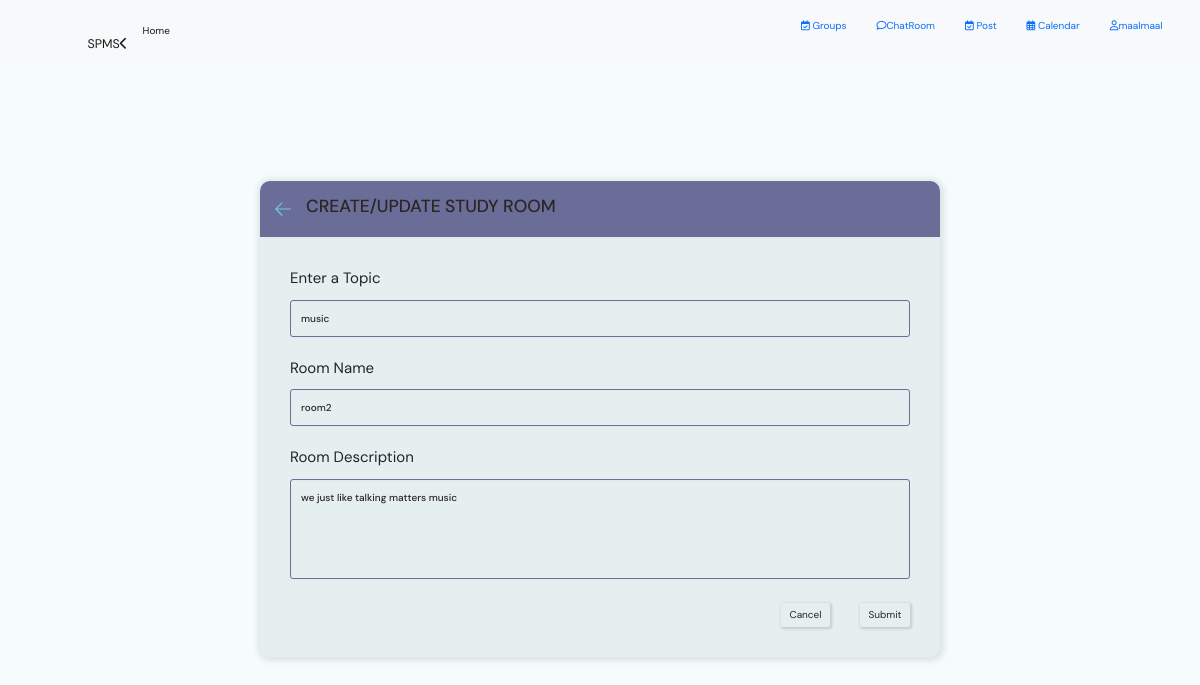
The app's page /update-room/2/ (signed in) with its own data.
### main/models.py (models this page shows, shortened)
class Room(models.Model):
    host = models.ForeignKey(User, on_delete=models.SET_NULL, null=True)
    topic = models.ForeignKey(Topic, on_delete=models.SET_NULL, null=True)
    name = models.CharField(max_length=200)
    description = models.TextField(null=True, blank=True)
    participants = models.ManyToManyField(
        User, related_name='participants', blank=True)
    updated = models.DateTimeField(auto_now=True)
    created = models.DateTimeField(auto_now_add=True)
    class Meta:
        ordering = ['-updated', '-created']

class Topic(models.Model):
    name = models.CharField(max_length=200)

### main/views.py (the view, shortened to what this page needs)
# urls.py: path('update-room/<str:pk>/', views.updateRoom, name="update-room"),
@login_required(login_url='login')
def updateRoom(request, pk):
    room = Room.objects.get(id=pk)
    form = RoomForm(instance=room)
    topics = Topic.objects.all()
    if request.user != room.host:
        return HttpResponse('Your are not allowed here!!')
    context = {'form': form, 'topics': topics, 'room': room}
    return render(request, 'main/room_form.html', context)

### main/forms.py
class RoomForm(forms.ModelForm):
    class Meta:
        model = Room
        fields = '__all__'
        exclude = ['host', 'participants']

### main/templates/main/room_form.html (shortened to what this page needs)
{% extends 'partials/main-chat.html' %}
{%load static%}
{% block content %}
<main class="create-room layout">
  <div class="container">
    <div class="layout__box">
      <div class="layout__boxHeader">
        <div class="layout__boxTitle">
          <a href="{{request.META.HTTP_REFERER}}">
            <svg version="1.1" xmlns="http://www.w3.org/2000/svg" width="32" height="32" viewBox="0 0 32 32">
              <title>arrow-left</title>
              <path
                d="M13.723 2.286l-13.723 13.714 13.719 13.714 1.616-1.611-10.96-10.96h27.625v-2.286h-27.625l10.965-10.965-1.616-1.607z">
              </path>
            </svg>
          </a>
          <h3>Create/Update Study Room</h3>
        </div>
      </div>
      <div class="layout__body">
        <form class="form" action="" method="POST">
          <div class="form__group">
            <label for="room_topic">Enter a Topic</label>
            <input required type="text" value="{{room.topic.name}}" name="topic" list="topic-list" />
          </div>
          <div class="form__group">
            <label for="room_name">Room Name</label>
            {{form.name}}
          </div>
          <div class="form__group">
            <label for="room_description">Room Description</label>
            {{form.description}}
          </div>
          <div class="form__action">
            <a class="btn btn--dark" href="{{request.META.HTTP_REFERER}}">Cancel</a>
            <button class="btn btn--main" type="submit">Submit</button>
          </div>
        </form>
      </div>
    </div>
  </div>
</main>
{% endblock content %}

### main/templates/partials/topnav.html (shortened to what this page needs)
{% extends 'partials/base.html'%}
{% block content%}
{% load static%}
<link rel="stylesheet" href="{% static 'css/topnav.css'%}">
{% block navbar%}
<section class="nav-section">
 <nav class="navbar navbar-expand-lg navbar-light bg-light">
  <div class="container-fluid">
    <a class="navbar-brand" href="#" style="padding-left:80px; padding-top:30px;">SPMS<i class="fa-solid fa-chevron-left"></i></a>
    <div class="collapse navbar-collapse" id="navbarSupportedContent">
      <ul class="navbar-nav me-auto mb-2 mb-lg-0">
        <li class="nav-item">
          <a class="nav-link active" aria-current="page" href="/home">Home</a>
        </li>
      </ul>
      <div class="d-flex">
        <ul style="display: flex;">
          <li class="nav-item" style="list-style: none; padding-right: 30px;">
            <a href="/group" style="text-decoration: none;"><i class="fa-regular fa-calendar-check"></i> Groups</a>
        </li>
          {%if group == 'lecturer'%}
          {% else %}
          <li class="nav-item" style="list-style: none; padding-right: 30px;">
            <a href="/chat" style="text-decoration: none; "><i class="fa-regular fa-comment"></i>ChatRoom</a>
          </li>
          {% endif %}
           {%if group == 'student'%}
           {% else %}
            <li class="nav-item" style="list-style: none; padding-right: 30px;">
                <a href="/create-post" style="text-decoration: none;"><i class="fa-regular fa-calendar-check"></i> Post</a>
            </li>
            {% endif %}
            <li class="nav-item" style="list-style: none; padding-right: 30px;">
                <a href="#" style="text-decoration: none;"><i class="fa-regular fa-calendar"></i> Calendar</a>
            </li>
            {% if user.is_authenticated%}
            <li class="nav-item" style="list-style: none; padding-right: 30px;">
                <a href="#" style="text-decoration: none;"><i class="fa-regular fa-user"></i>{{user.username}}</a>
            </li>
            {% else %}
            <li class="nav-item">
                <a class="nav-link" href="/login"> login</a>
            </li>
            {% endif %}
        </ul>
      </div>
    </div>
  </div>
  </nav>
    </section>
    {% endblock%}
{% endblock %}

### static/css/styles.css (style rules this page uses)
:root { --color-main: #73cae2; --color-main-light: #39e006; --color-dark: #e5eff0; --color-dark-medium: #7adfe8; --color-dark-light: #696d97; --color-light: #2b2525; --color-gray: #8b8b8b; --color-light-gray: #b2bdbd; --color-bg: #c4e1e6; --color-success: #5dd693; --color-error: #fc4b0b; }
* { font-family: "DM Sans", -apple-system, BlinkMacSystemFont, "Segoe UI", Roboto, Oxygen, Ubuntu, Cantarell, "Open Sans", "Helvetica Neue", sans-serif; margin: 0; padding: 0; box-sizing: border-box; text-rendering: optimizeLegibility; }
html { font-size: 56.25%; }
@media only screen and (min-width: 1200px) { html { font-size: 62.5%; } }
body { line-height: 1.6; font-weight: 400; font-size: 1.5rem; color: var(--color-light-gray); background-color: var(--color-bg); min-height: 100vh; }
a { display: inline-block; color: var(--color-main); text-decoration: none; }
.container { max-width: 120rem; width: 90%; margin: auto; }
.btn { background-color: transparent; border: none; display: inline-flex; align-items: center; gap: 1rem; cursor: pointer; transition: all ease-in-out 0.3s; padding: 1rem 2rem; border-radius: 5px; box-shadow: 1px 1px 3px 1px rgba(0, 0, 0, 0.15); font-weight: 500; }
.btn--main { background-color: var(--color-main); color: var(--color-dark); }
.btn--dark { background-color: var(--color-dark-light); color: var(--color-light); }
.layout { margin-top: 2.4rem; }
.layout > .container { display: flex; justify-content: space-between; align-items: flex-start; }
.layout__box { width: 90%; max-width: 48rem; min-height: 40rem; position: absolute; top: 50%; left: 50%; transform: translate(-50%, -46%); background-color: var(--color-dark); border-radius: 1rem; box-shadow: 1px 1px 6px 3px rgba(0, 0, 0, 0.1); overflow: hidden; }
.layout__boxHeader { display: flex; padding: 1.5rem; background-color: var(--color-dark-light); }
.layout__boxTitle { display: flex; gap: 1.5rem; align-items: center; }
.layout__boxTitle h3 { text-transform: uppercase; font-weight: 500; color: var(--color-light); }
.layout__boxTitle svg { width: 1.6rem; height: 1.6rem; fill: var(--color-main); }
.layout__body { margin: 3rem; }
.form__group { margin-bottom: 2rem; width: 100%; }
.form__group label { display: block; font-size: 1.5rem; margin-bottom: 1rem; }
.form__group input, .form__group textarea, .form__group select { background: transparent; border: 1px solid var(--color-dark-light); padding: 1rem; border-radius: 3px; width: 100%; color: var(--color-light); font-weight: 500; outline: none; }
.form__group textarea { background: transparent; height: 10rem; resize: none; }
.form__action { display: flex; justify-content: flex-end; gap: 3rem; }
.create-room.layout .layout__box { max-width: 68rem; }
body { background-color: #fff; }

### static/css/topnav.css (style rules this page uses)
* { padding: 0; margin: 0; box-sizing: border-box; }
body { background:rgb(246, 252, 252) ; }

### records on screen
Room: topic "music", name "room2", description "we just like talking matters music"

### other values on screen
{{ user.username }} "maalmaal"
